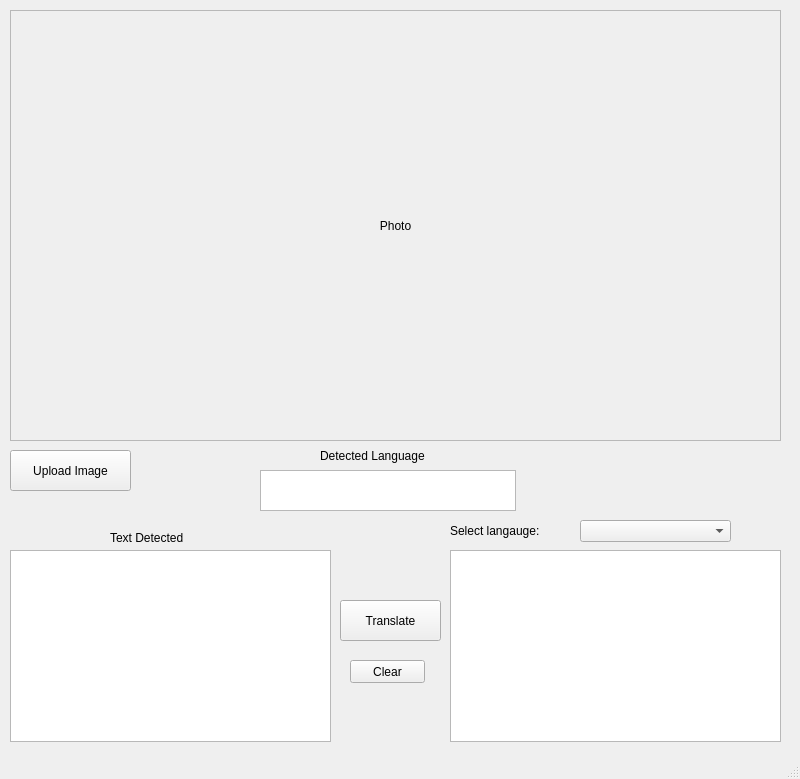
<?xml version="1.0" encoding="UTF-8"?>
<ui version="4.0">
 <class>MainWindow</class>
 <widget class="QMainWindow" name="MainWindow">
  <property name="geometry">
   <rect>
    <x>0</x>
    <y>0</y>
    <width>800</width>
    <height>779</height>
   </rect>
  </property>
  <property name="windowTitle">
   <string>MainWindow</string>
  </property>
  <widget class="QWidget" name="centralwidget">
   <widget class="QScrollArea" name="scrollArea">
    <property name="geometry">
     <rect>
      <x>10</x>
      <y>10</y>
      <width>771</width>
      <height>431</height>
     </rect>
    </property>
    <property name="widgetResizable">
     <bool>true</bool>
    </property>
    <widget class="QWidget" name="scrollAreaWidgetContents">
     <property name="geometry">
      <rect>
       <x>0</x>
       <y>0</y>
       <width>769</width>
       <height>429</height>
      </rect>
     </property>
     <layout class="QGridLayout" name="gridLayout">
      <item row="0" column="0">
       <widget class="QLabel" name="label_4">
        <property name="styleSheet">
         <string notr="true"/>
        </property>
        <property name="text">
         <string>Photo</string>
        </property>
        <property name="alignment">
         <set>Qt::AlignCenter</set>
        </property>
       </widget>
      </item>
     </layout>
    </widget>
   </widget>
   <widget class="QTextBrowser" name="textBrowser">
    <property name="geometry">
     <rect>
      <x>10</x>
      <y>550</y>
      <width>321</width>
      <height>192</height>
     </rect>
    </property>
   </widget>
   <widget class="QTextBrowser" name="textBrowser_2">
    <property name="geometry">
     <rect>
      <x>450</x>
      <y>550</y>
      <width>331</width>
      <height>192</height>
     </rect>
    </property>
   </widget>
   <widget class="QPushButton" name="pushButton">
    <property name="geometry">
     <rect>
      <x>340</x>
      <y>600</y>
      <width>101</width>
      <height>41</height>
     </rect>
    </property>
    <property name="styleSheet">
     <string notr="true">font: 75 12pt &quot;MS Shell Dlg 2&quot;;</string>
    </property>
    <property name="text">
     <string>Translate</string>
    </property>
   </widget>
   <widget class="QPushButton" name="pushButton_2">
    <property name="geometry">
     <rect>
      <x>350</x>
      <y>660</y>
      <width>75</width>
      <height>23</height>
     </rect>
    </property>
    <property name="text">
     <string>Clear</string>
    </property>
   </widget>
   <widget class="QLabel" name="label">
    <property name="geometry">
     <rect>
      <x>450</x>
      <y>520</y>
      <width>121</width>
      <height>21</height>
     </rect>
    </property>
    <property name="styleSheet">
     <string notr="true">font: 75 12pt &quot;MS Shell Dlg 2&quot;;</string>
    </property>
    <property name="text">
     <string>Select langauge:</string>
    </property>
   </widget>
   <widget class="QComboBox" name="comboBox">
    <property name="geometry">
     <rect>
      <x>580</x>
      <y>520</y>
      <width>151</width>
      <height>22</height>
     </rect>
    </property>
   </widget>
   <widget class="QLabel" name="label_2">
    <property name="geometry">
     <rect>
      <x>110</x>
      <y>530</y>
      <width>131</width>
      <height>16</height>
     </rect>
    </property>
    <property name="styleSheet">
     <string notr="true">font: 75 12pt &quot;MS Shell Dlg 2&quot;;</string>
    </property>
    <property name="text">
     <string>Text Detected</string>
    </property>
   </widget>
   <widget class="QTextBrowser" name="textBrowser_3">
    <property name="geometry">
     <rect>
      <x>260</x>
      <y>470</y>
      <width>256</width>
      <height>41</height>
     </rect>
    </property>
   </widget>
   <widget class="QLabel" name="label_3">
    <property name="geometry">
     <rect>
      <x>320</x>
      <y>440</y>
      <width>171</width>
      <height>31</height>
     </rect>
    </property>
    <property name="styleSheet">
     <string notr="true">font: 75 12pt &quot;MS Shell Dlg 2&quot;;</string>
    </property>
    <property name="text">
     <string>Detected Language</string>
    </property>
   </widget>
   <widget class="QPushButton" name="pushButton_3">
    <property name="geometry">
     <rect>
      <x>10</x>
      <y>450</y>
      <width>121</width>
      <height>41</height>
     </rect>
    </property>
    <property name="styleSheet">
     <string notr="true">font: 75 12pt &quot;MS Shell Dlg 2&quot;;</string>
    </property>
    <property name="text">
     <string>Upload Image</string>
    </property>
   </widget>
  </widget>
  <widget class="QStatusBar" name="statusbar"/>
 </widget>
 <resources/>
 <connections/>
</ui>
